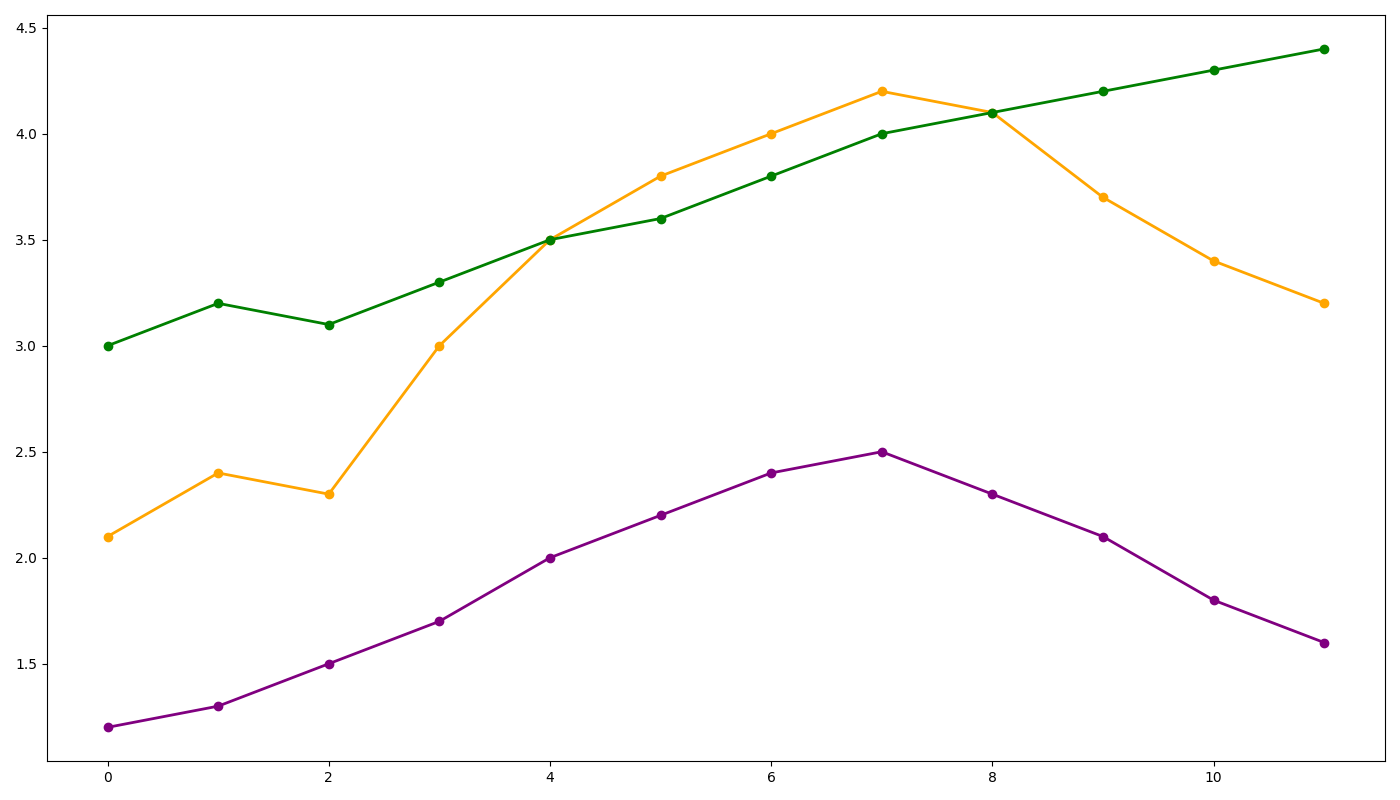

Recreate this plot in Python.
import numpy as np
import matplotlib.pyplot as plt

smart_thermostat = [2.1, 2.4, 2.3, 3.0, 3.5, 3.8, 4.0, 4.2, 4.1, 3.7, 3.4, 3.2]
smart_lighting = [1.2, 1.3, 1.5, 1.7, 2.0, 2.2, 2.4, 2.5, 2.3, 2.1, 1.8, 1.6]
smart_security = [3.0, 3.2, 3.1, 3.3, 3.5, 3.6, 3.8, 4.0, 4.1, 4.2, 4.3, 4.4]

data_usage = np.array([
    smart_thermostat,
    smart_lighting,
    smart_security
])

colors = ['orange', 'purple', 'green']  # Corresponding color for smart_refrigerator is removed

fig, ax = plt.subplots(figsize=(14, 8))

for idx in range(data_usage.shape[0]):
    ax.plot(data_usage[idx], marker='o', linestyle='-', linewidth=2, color=colors[idx])

plt.tight_layout()
plt.show()
